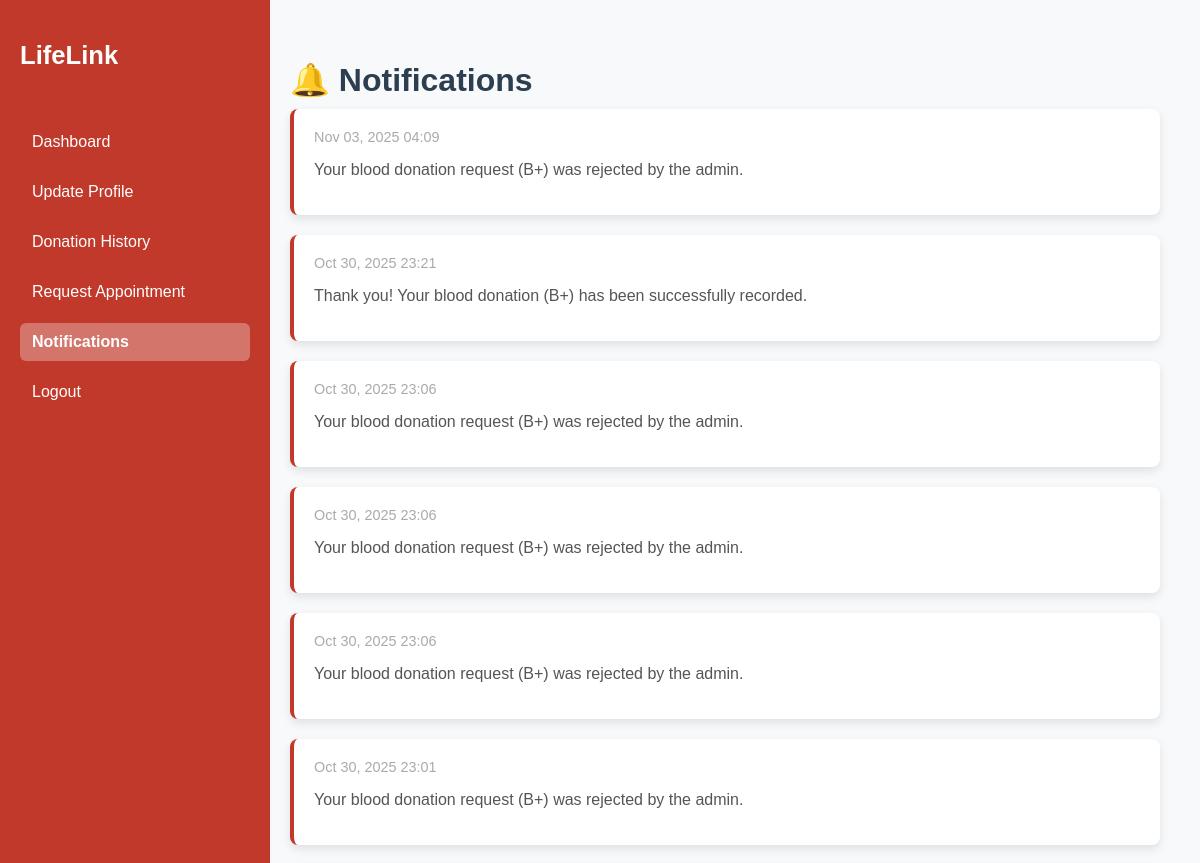
Page /donor_notification/ (signed in, upper part) on the earlier database version.
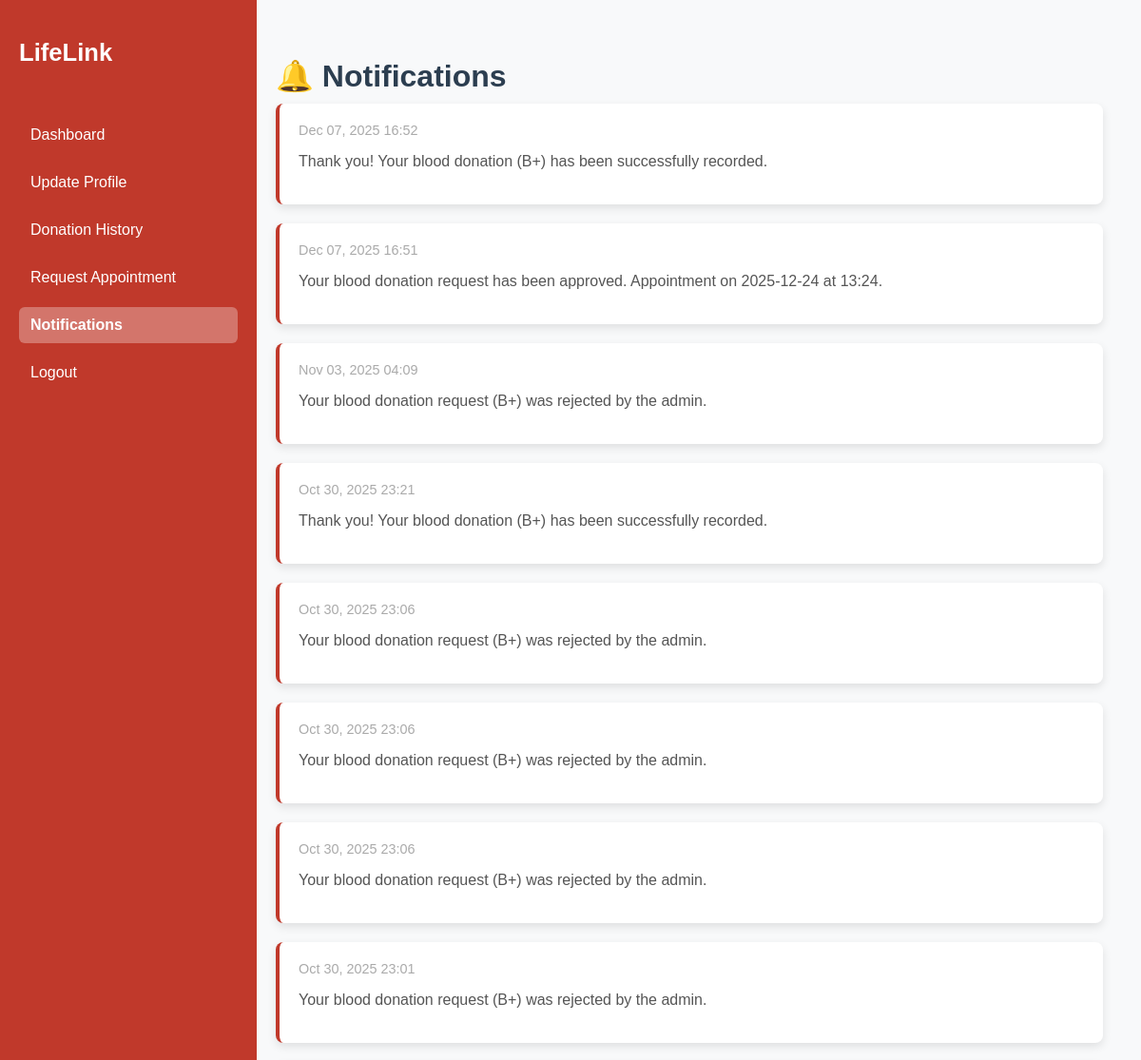
Same page on the later database version.
### Blood_Bank/models.py (models this page shows, shortened)
class Notification(models.Model):
    ROLE_CHOICES = [
        ('admin', 'Admin'),
        ('hospital', 'Hospital'),
        ('donor', 'Donor'),
        ('patient', 'Patient'),
    ]
    user = models.ForeignKey(User, on_delete=models.CASCADE)
    message = models.TextField()
    created_at = models.DateTimeField(auto_now_add=True)
    role = models.CharField(max_length=10, choices=ROLE_CHOICES, blank=True, null=True)
    is_read = models.BooleanField(default=False)

### Blood_Bank/views.py (the view)
# urls.py: path('donor_notification/',views.donor_notification,name='donor_notification'),
def donor_notification(request):
    profile = get_object_or_404(Profile, user=request.user)
    donor, created = Donor.objects.get_or_create(profile=profile)
    update_url = f"/update_donor/{donor.id}/"
    notifications = Notification.objects.filter(
        user=request.user,
        role='donor'
    ).order_by('-id')  # recent first
    return render(request, 'donor_dashboard/donor_notification.html', {
        'profile': profile,
        'donor': donor,
        'update_url': update_url,
        'notifications': notifications
    })

### Blood_Bank/templates/donor_dashboard/donor_notification.html (shortened to what this page needs)
{% load static %}
<!DOCTYPE html>
<html lang="en">
<head>
  <link rel="stylesheet" href="{% static 'css/donor_dashboard/donor_notification.css' %}">
</head>
<body>
  <div class="container">
    <aside class="sidebar">
      <h2>LifeLink</h2>
      <ul>
        <li><a href="{% url 'donordashboard' %}">Dashboard</a></li>
        <li><a href="{% url 'update_donor' donor.id %}">Update Profile</a></li>
        <li><a href="{% url 'donation_history' %}">Donation History</a></li>
        <li><a href="{% url 'request_appointment' %}">Request Appointment</a></li>
        <li><a href="{% url 'donor_notification' %}" class="active">Notifications</a></li>
        <li><a href="{% url 'home' %}">Logout</a></li>
      </ul>
    </aside>
    <main class="main-content">
      <h1>🔔 Notifications </h1>
      {% if notifications %}
        <div class="notifications-list">
          {% for note in notifications %}
            <div class="notification-card {% if note.is_read %}read{% else %}unread{% endif %}">
              <div class="note-header">
                <span class="date">{{ note.created_at|date:"M d, Y H:i" }}</span>
              </div>
              <p>{{ note.message }}</p>
            </div>
          {% endfor %}
        </div>
      {% else %}
        <p class="no-notification">No new notifications 💤</p>
      {% endif %}
    </main>
  </div>
</body>
</html>

Differences in the rows shown:
added Notification: created_at "Dec 07, 2025 16:52", message "Thank you! Your blood donation (B+) has been successfully recorded."
added Notification: created_at "Dec 07, 2025 16:51", message "Your blood donation request has been approved. Appointment on 2025-12-24 at 13:24."
